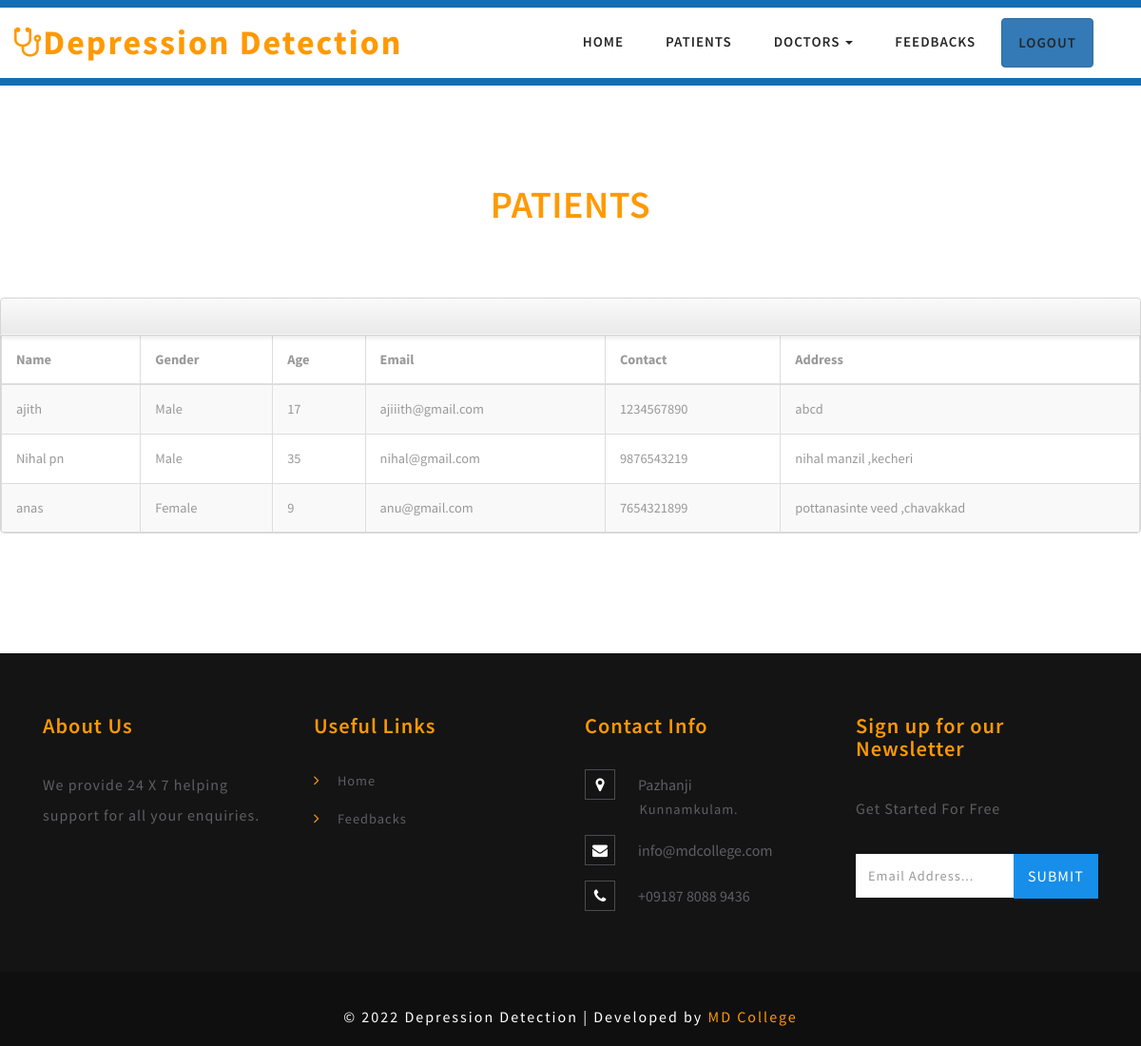
Page /viewpatient on the committed database.
### mad/models.py (models this page shows)
class registration(db.Model, UserMixin):
    id=db.Column(db.Integer, primary_key=True)
    name = db.Column(db.String(80))
    lid = db.Column(db.String(80))
    address= db.Column(db.String (80))
    email= db.Column(db.String(80))
    number= db.Column(db.String (10))
    password = db.Column(db.String(80))
    usertype = db.Column(db.String(80))
    age = db.Column(db.String(80))
    gender = db.Column(db.String(80))
    dob = db.Column(db.String(80))
    Specialisation=db.Column(db.String(80))
    Qualification=db.Column(db.String(80))
    Image=db.Column(db.String(80))
    location=db.Column(db.String(80))
    hospital=db.Column(db.String(80))

### mad/routes.py (the view)
@login_required
@app.route('/viewpatient',methods=["GET","POST"])
def viewpatient():
    obj = registration.query.filter_by(usertype="patient").all()
    return render_template("viewpatient.html",obj=obj)

### mad/templates/viewpatient.html (shortened to what this page needs)
{%extends 'admin_layout.html'%}
{%block content%}
<br>
<div class="banner-bottom">
	<div class="container">
		<div class="inner_sec_info_agileits_w3">
		  <h1 class="heading-agileinfo">Patients</h1>
  </div>
  </div>
<div class="span7">
<div class="widget stacked widget-table action-table">
				<div class="widget-header">
				</div>
				<div class="widget-content" >
					<table class="table table-striped table-bordered">
						<thead>
							<tr>
								<th>Name</th>
                                <th>Gender</th>
								<th>Age</th>
								<th>Email</th>
                                <th>Contact</th>
								<th>Address</th>
							</tr>
						</thead>
						<tbody>
                            {% for  i in obj %}
							<tr>
								<td>{{i.name}}</td>
                                <td>{{i.gender}}</td>
								<td>{{i.age}}</td>
								<td>{{i.email}}</td>
                                <td>{{i.number}}</td>
								<td>{{i.address}}</td>
                            </tr>
                              {%endfor%}
					        </tbody>
						</table>
				</div>
			</div>
            </div>
<br>
<br>
{%endblock%}

### mad/static/css/style.css (style rules this page uses)
html, body { margin: 0; font-size: 100%; background: #fff; font-family: 'Source Sans Pro', sans-serif; }
h1, h2, h3, h4, h5, h6 { margin: 0; font-family: 'Source Sans Pro', sans-serif; }
.heading-agileinfo { font-weight: 600; letter-spacing: .5px; font-size: 40px; margin-bottom: 1.9em; text-align: center; color: #ff9900; text-transform: uppercase; position: relative; margin-top: 0; }
.banner-bottom { padding: 5em 0; }
.table > thead > tr > th, .table > tbody > tr > th, .table > tfoot > tr > th, .table > thead > tr > td, .table > tbody > tr > td, .table > tfoot > tr > td { border-top: none !important; }
.table td, .table>tbody>tr>td, .table>tbody>tr>th, .table>tfoot>tr>td, .table>tfoot>tr>th, .table>thead>tr>td, .table>thead>tr>th { padding: 15px!important; }
.table > thead > tr > th, .table > tbody > tr > th, .table > tfoot > tr > th, .table > thead > tr > td, .table > tbody > tr > td, .table > tfoot > tr > td { font-size: 0.9em; color: #999; border-top: none !important; }
@media (max-width:1280px) { .inner_sec_info_agileits_w3 { margin-top: 0em; } }

### mad/static/css/appointment_style.css (style rules this page uses)
body { padding: 0; margin: 0; font-family: 'Source Sans Pro', sans-serif; }
h1, h2, h3, h4, h5, h6 { margin: 0; padding: 0; font-family: 'Source Sans Pro', sans-serif; }

### mad/templates/viewpatient.html (style rules this page uses)
.table-bordered { border: 1px solid #dddddd; border-collapse: separate; border-left: 0; -webkit-border-radius: 4px; -moz-border-radius: 4px; border-radius: 4px; }
.table { width: 100%; margin-bottom: 20px; background-color: transparent; border-collapse: collapse; border-spacing: 0; display: table; }
.widget.widget-table .table { margin-bottom: 0; border: none; }
.widget.widget-table .widget-content { padding: 0; }
.widget .widget-header + .widget-content { border-top: none; -webkit-border-top-left-radius: 0; -webkit-border-top-right-radius: 0; -moz-border-radius-topleft: 0; -moz-border-radius-topright: 0; border-top-left-radius: 0; border-top-right-radius: 0; }
.widget .widget-content { padding: 20px 15px 15px; background: #FFF; border: 1px solid #D5D5D5; -moz-border-radius: 5px; -webkit-border-radius: 5px; border-radius: 5px; }
.widget .widget-header { position: relative; height: 40px; line-height: 40px; background: #E9E9E9; background: -moz-linear-gradient(top, #fafafa 0%, #e9e9e9 100%); background: -webkit-gradient(linear, left top, left bottom, color-stop(0%, #fafafa), color-stop(100%, #e9e9e9)); background: -webkit-linear-gradient(top, #fafafa 0%, #e9e9e9 100%); background: -o-linear-gradient(top, #fafafa 0%, #e9e9e9 100%); background: -ms-linear-gradient(top, #fafafa 0%, #e9e9e9 100%); background: linear-gradient(top, #fafafa 0%, #e9e9e9 100%); text-shadow: 0 1px 0 #fff; border-radius: 5px 5px 0 0; box-shadow: 0 2px 5px rgba(0,0,0,0.1),inset 0 1px 0 white,inset 0 -1px 0 rgba(255,255,255,0.7); border-bottom: 1px solid #bababa; filter: progid:DXImageTransform.Microsoft.gradient(startColorstr='#FAFAFA', endColorstr='#E9E9E9'); -ms-filter: "progid:DXImageTransform.Microsoft.gradient(startColorstr='#FAFAFA', endColorstr='#E9E9E9')"; border: 1px solid #D5D5D5; -webkit-border-top-left-radius: 4px; -webkit-border-top-right-radius: 4px; -moz-border-radius-topleft: 4px; -moz-border-radius-topright: 4px; border-top-left-radius: 4px; border-top-right-radius: 4px; -webkit-background-clip: padding-box; }
thead { display: table-header-group; vertical-align: middle; border-color: inherit; }

### rows in the picture
registration: name "ajith", gender "Male", age "17", email "ajiiith@gmail.com", number "1234567890", address "abcd"
registration: name "Nihal pn", gender "Male", age "35", email "nihal@gmail.com", number "9876543219", address "nihal manzil ,kecheri"
registration: name "anas", gender "Female", age "9", email "anu@gmail.com", number "7654321899", address "pottanasinte veed ,chavakkad"
